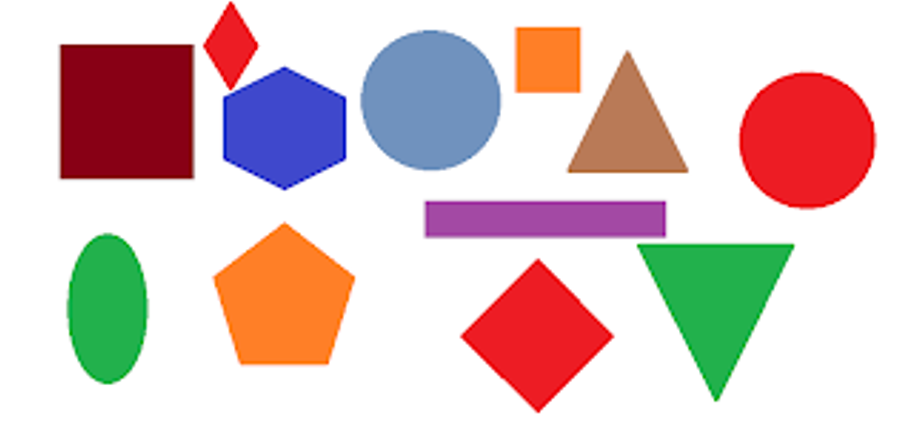
#> input picture A_basic_vision/shapes1.png, 907 x 423 px
$ python shapes.py
#> lines starting #> are read from the running program, lines starting #| are printed output that depends on the picture; after the words box and inside, x2 and y2 are one past the last pixel; in counts of white or black regions, pixels touching at a corner belong together
import cv2
import cvzone
import numpy as np
from cvzone.Utils import findContours

img = cv2.imread("shapes1.png")
#> img is the input picture: shape (423, 907, 3); mean B, G, R 196.1, 197.7, 219.6

imgGray = cv2.cvtColor(img, cv2.COLOR_BGR2GRAY)
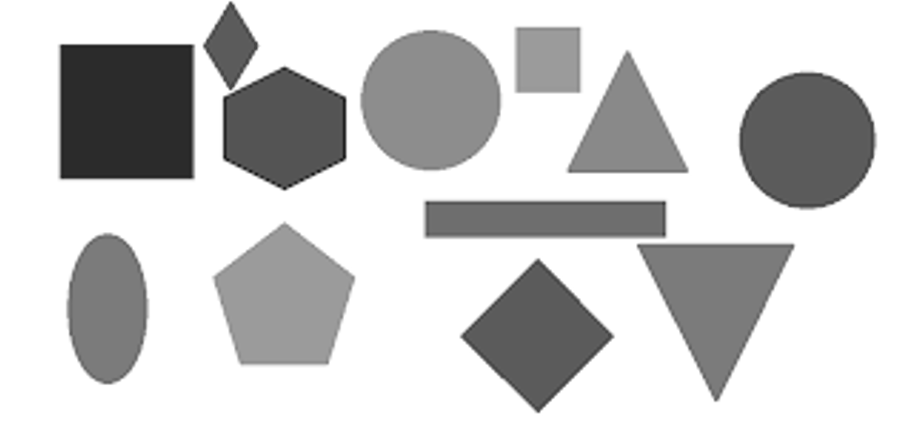
#> imgGray: shape (423, 907); min 22, max 255, mean 204

imgCanny = cv2.Canny(imgGray, 50, 150)
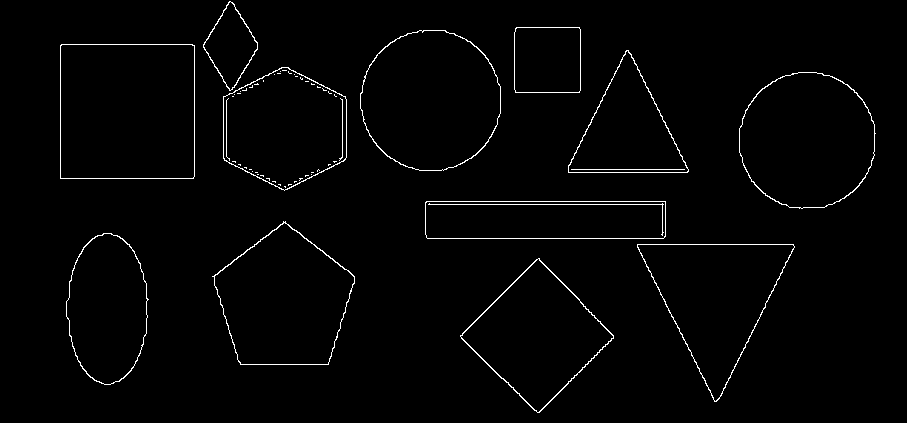
#> imgCanny: shape (423, 907); 1.7% white in thin lines or dots, all inside (x1, y1, x2, y2) = (60, 1, 876, 413)
imgDilated = cv2.dilate(imgCanny, np.ones( (2, 2), np.uint8), iterations=1)
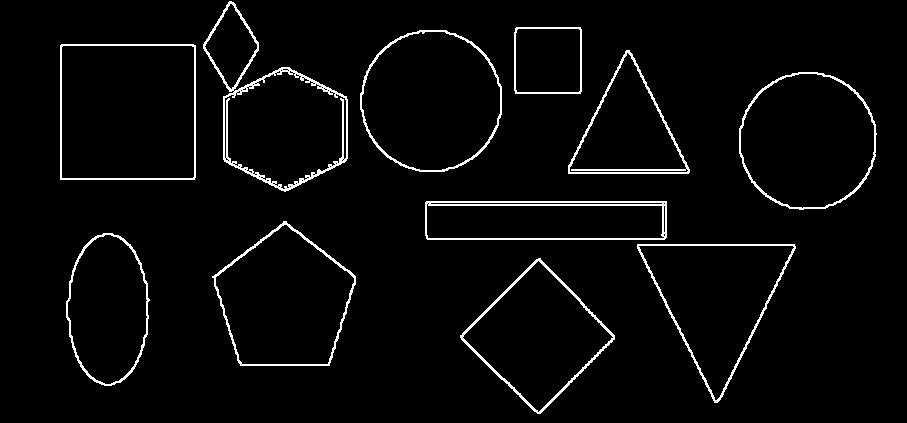
#> imgDilated: shape (423, 907); 3.4% white in thin lines or dots, all inside (x1, y1, x2, y2) = (60, 1, 877, 414)

#> (the run stopped early here; a loop or call above may not have finished)
